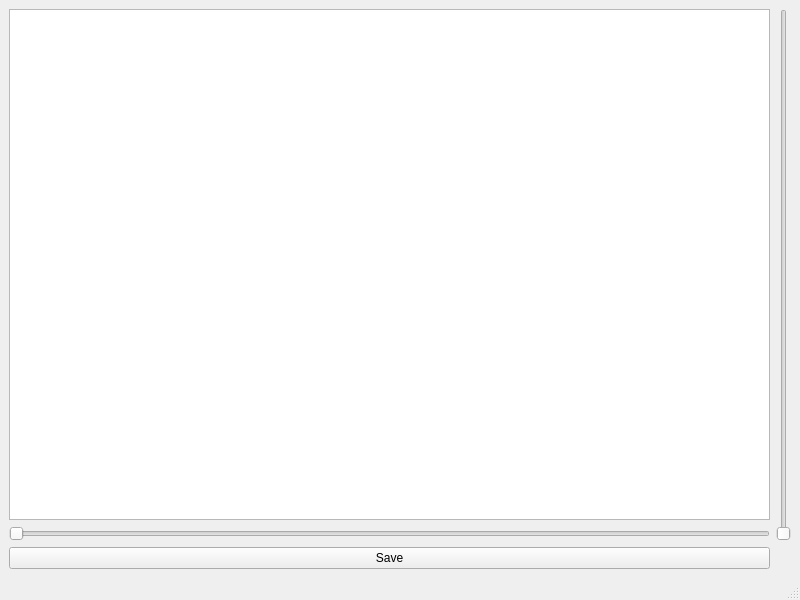
<?xml version="1.0" encoding="UTF-8"?>
<ui version="4.0">
 <class>MainWindow</class>
 <widget class="QMainWindow" name="MainWindow">
  <property name="geometry">
   <rect>
    <x>0</x>
    <y>0</y>
    <width>800</width>
    <height>600</height>
   </rect>
  </property>
  <property name="windowTitle">
   <string>MainWindow</string>
  </property>
  <widget class="QWidget" name="centralwidget">
   <layout class="QGridLayout" name="gridLayout">
    <item row="2" column="0">
     <widget class="QSlider" name="horizontalSlider">
      <property name="orientation">
       <enum>Qt::Horizontal</enum>
      </property>
     </widget>
    </item>
    <item row="0" column="1" rowspan="3">
     <widget class="QSlider" name="verticalSlider">
      <property name="maximum">
       <number>1000</number>
      </property>
      <property name="orientation">
       <enum>Qt::Vertical</enum>
      </property>
     </widget>
    </item>
    <item row="0" column="0" rowspan="2">
     <widget class="QGraphicsView" name="graphicsView"/>
    </item>
    <item row="3" column="0">
     <widget class="QPushButton" name="saveBtn">
      <property name="text">
       <string>Save</string>
      </property>
     </widget>
    </item>
   </layout>
  </widget>
  <widget class="QMenuBar" name="menubar">
   <property name="geometry">
    <rect>
     <x>0</x>
     <y>0</y>
     <width>800</width>
     <height>20</height>
    </rect>
   </property>
  </widget>
  <widget class="QStatusBar" name="statusbar"/>
 </widget>
 <resources/>
 <connections/>
</ui>
